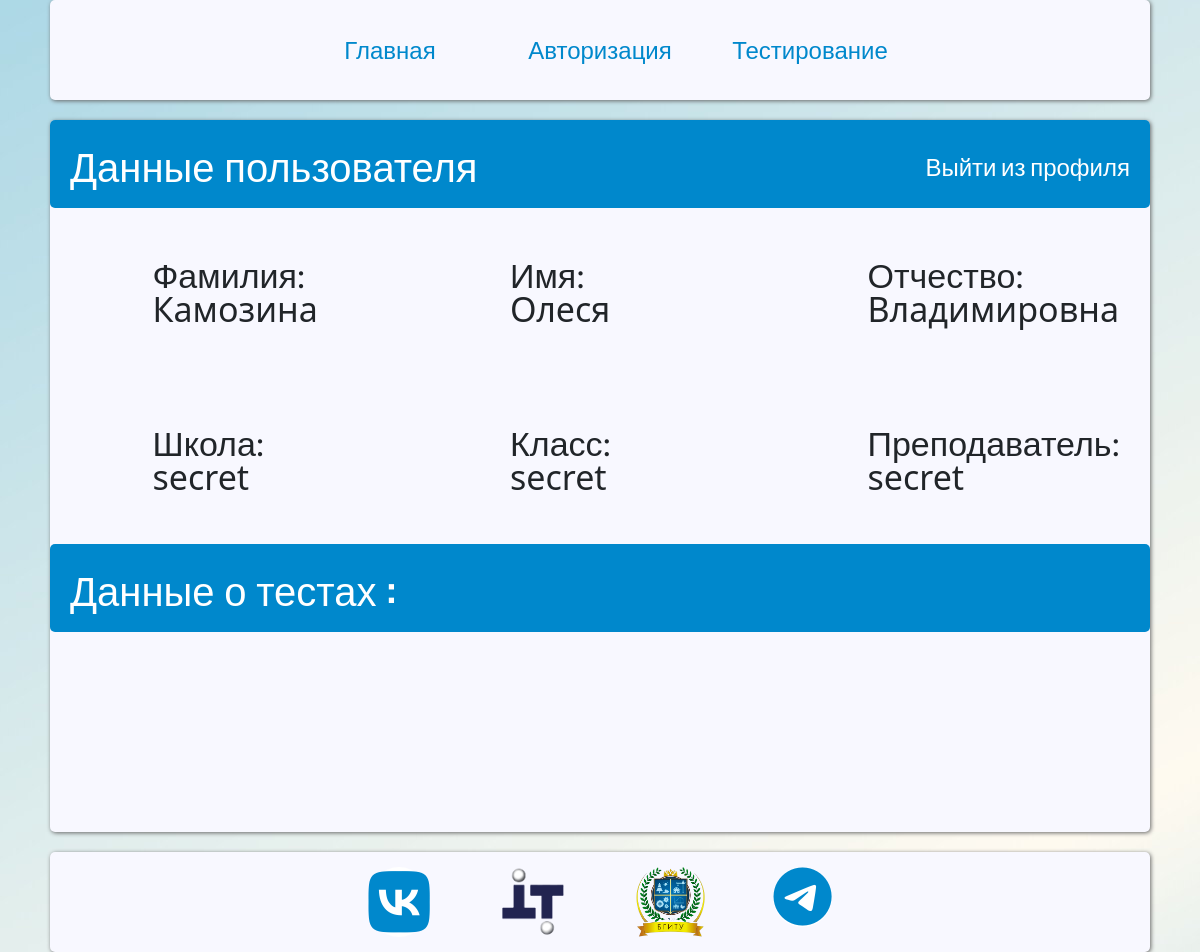
Screenshot of /profile/1 (signed in) with the database file from the repository.
### app/models.py (models this page shows, shortened)
class User(UserMixin, db.Model):
    __tablename__ = 'user'
    id = db.Column(db.Integer, primary_key=True)
    surname = db.Column(db.String(50), nullable=False)
    name = db.Column(db.String(50), nullable=False)
    patronomyc = db.Column(db.String(50), nullable=True)
    school = db.Column(db.String(120), nullable=False)
    s_class = db.Column(db.String(10), nullable=False)
    s_teacher = db.Column(db.String(60), nullable=False)
    login = db.Column(db.String(40), nullable=False)
    password = db.Column(db.String(128), nullable=False)
    usertype = db.Column(db.String(20),nullable= False)

### app/routes.py (the view)
@app.route('/profile/<string:id>')
def profile(id):
    user = User.query.filter_by(id=current_user.id).first()
    testdata = db.session.query(Test_result.grade,Test.Name,Test_result.date_time).filter(Test_result.user == current_user.id).order_by(Test_result.date_time.desc()).limit(1)
    return render_template('profile.html',user=user,testdata=testdata,title="Личный кабинет")

### app/routes.py (called while the page is built)
@Login_Manager.user_loader
def load_user(user_id):
    return User.query.get(int(user_id))

### app/templates/profile.html (shortened to what this page needs)
{% extends "base.html" %}
{% block content %}
    <div class="userinfo">
        <div class="info-head">
            <h1>Данные пользователя</h1>
            <a href="{{ url_for('logout') }}" class="logout">Выйти из профиля</a>
        </div>
        <div class="maininfo">
             <div class="info-item"><p>Фамилия:</p>
                {{ user.surname }}</div>
            <div class="info-item"><p>Имя:</p>
                {{ user.name }}</div>
            <div class="info-item"><p>Отчество:</p>
                {{ user.patronomyc }} </div>
            <div class="info-item"><p>Школа:</p>
                {{ user.school }}</div>
            <div class="info-item"><p>Класс:</p>
                {{ user.s_class }}</div>
            <div class="info-item"><p>Преподаватель:</p>
                {{ user.s_teacher }}</div>
        </div>
        <div class="info-head">
            <h1>Данные о тестах : </h1>
        </div>
        <div class="test-info">
        </div>
    </div>
{% endblock %}

### app/static/css/styles.css (style rules this page uses)
*, *:before, *:after { box-sizing: border-box; margin: 0px; padding: 0px; }
h1, h2, h3, h4, h5 { font-family: 'Oswald', sans-serif; }
p, a, li { font-family: 'Lato', sans-serif; }
body { background-image: url(../images/bg_main.jpg); background-attachment: fixed; }
html, body, div, span, h1, p, ul, li { margin: 0; padding: 0; border: 0; vertical-align: baseline; }
html, body, .wrap { height: 100%; line-height: 1; }
.userinfo { max-width: 100%; margin: 20px auto; min-height: 600px; background-color: #F8F8FF; border-radius: 5px; box-shadow: 1px 1px 4px #666; }
.info-head { border-radius: 5px; background-color: #0088cc; width: 100%; color: white; padding: 20px; display: flex; justify-content: space-between; }
.logout { font-size: 24px; padding-top: 15px; color: white; text-decoration: none; }
.maininfo { min-height: 300px; display: flex; font-size: 34px; flex-wrap: wrap; justify-content: space-evenly; }
.info-item { padding: 50px 75px; width: 330px; display: flex; flex-direction: column; flex-wrap: wrap; }
.test-info { font-size: 30px; padding: 50px 70px; display: flex; flex-direction: row; align-items: center; min-height: 200px; flex-wrap: wrap; }

### rows the page displays
User: surname "Камозина", name "Олеся", patronomyc "Владимировна", school "secret", s_class "secret", s_teacher "secret"
